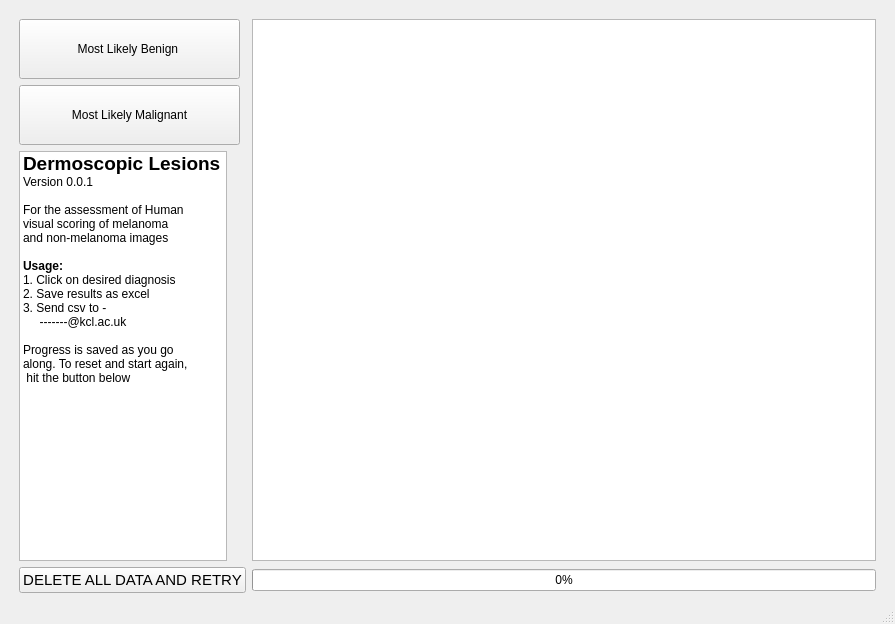
<?xml version="1.0" encoding="UTF-8"?>
<ui version="4.0">
 <class>MainWindow</class>
 <widget class="QMainWindow" name="MainWindow">
  <property name="geometry">
   <rect>
    <x>0</x>
    <y>0</y>
    <width>895</width>
    <height>624</height>
   </rect>
  </property>
  <property name="sizePolicy">
   <sizepolicy hsizetype="Minimum" vsizetype="Minimum">
    <horstretch>0</horstretch>
    <verstretch>0</verstretch>
   </sizepolicy>
  </property>
  <property name="windowTitle">
   <string>MainWindow</string>
  </property>
  <property name="tabShape">
   <enum>QTabWidget::Rounded</enum>
  </property>
  <widget class="QWidget" name="centralwidget">
   <layout class="QGridLayout" name="gridLayout">
    <item row="1" column="1">
     <widget class="QPushButton" name="btn1">
      <property name="minimumSize">
       <size>
        <width>211</width>
        <height>60</height>
       </size>
      </property>
      <property name="maximumSize">
       <size>
        <width>221</width>
        <height>16777215</height>
       </size>
      </property>
      <property name="text">
       <string>Most Likely Benign </string>
      </property>
     </widget>
    </item>
    <item row="3" column="4">
     <spacer name="horizontalSpacer_2">
      <property name="orientation">
       <enum>Qt::Horizontal</enum>
      </property>
      <property name="sizeType">
       <enum>QSizePolicy::Fixed</enum>
      </property>
      <property name="sizeHint" stdset="0">
       <size>
        <width>10</width>
        <height>10</height>
       </size>
      </property>
     </spacer>
    </item>
    <item row="2" column="1">
     <widget class="QPushButton" name="btn2">
      <property name="minimumSize">
       <size>
        <width>211</width>
        <height>60</height>
       </size>
      </property>
      <property name="maximumSize">
       <size>
        <width>221</width>
        <height>16777215</height>
       </size>
      </property>
      <property name="text">
       <string>Most Likely Malignant</string>
      </property>
     </widget>
    </item>
    <item row="3" column="0">
     <spacer name="horizontalSpacer">
      <property name="orientation">
       <enum>Qt::Horizontal</enum>
      </property>
      <property name="sizeType">
       <enum>QSizePolicy::Fixed</enum>
      </property>
      <property name="sizeHint" stdset="0">
       <size>
        <width>10</width>
        <height>10</height>
       </size>
      </property>
     </spacer>
    </item>
    <item row="5" column="3">
     <widget class="QProgressBar" name="progressBar">
      <property name="value">
       <number>0</number>
      </property>
     </widget>
    </item>
    <item row="1" column="3" rowspan="4">
     <widget class="QGraphicsView" name="graphicsView">
      <property name="sizePolicy">
       <sizepolicy hsizetype="Minimum" vsizetype="Minimum">
        <horstretch>0</horstretch>
        <verstretch>0</verstretch>
       </sizepolicy>
      </property>
      <property name="minimumSize">
       <size>
        <width>605</width>
        <height>455</height>
       </size>
      </property>
      <property name="verticalScrollBarPolicy">
       <enum>Qt::ScrollBarAlwaysOff</enum>
      </property>
      <property name="horizontalScrollBarPolicy">
       <enum>Qt::ScrollBarAlwaysOff</enum>
      </property>
      <property name="interactive">
       <bool>false</bool>
      </property>
     </widget>
    </item>
    <item row="0" column="1">
     <spacer name="verticalSpacer">
      <property name="orientation">
       <enum>Qt::Vertical</enum>
      </property>
      <property name="sizeType">
       <enum>QSizePolicy::Fixed</enum>
      </property>
      <property name="sizeHint" stdset="0">
       <size>
        <width>10</width>
        <height>10</height>
       </size>
      </property>
     </spacer>
    </item>
    <item row="3" column="1" rowspan="2">
     <widget class="QListWidget" name="listWidget">
      <property name="enabled">
       <bool>true</bool>
      </property>
      <property name="minimumSize">
       <size>
        <width>199</width>
        <height>280</height>
       </size>
      </property>
      <property name="maximumSize">
       <size>
        <width>208</width>
        <height>16777215</height>
       </size>
      </property>
      <property name="font">
       <font>
        <kerning>true</kerning>
       </font>
      </property>
      <property name="focusPolicy">
       <enum>Qt::NoFocus</enum>
      </property>
      <property name="autoFillBackground">
       <bool>true</bool>
      </property>
      <property name="frameShape">
       <enum>QFrame::StyledPanel</enum>
      </property>
      <property name="frameShadow">
       <enum>QFrame::Sunken</enum>
      </property>
      <property name="lineWidth">
       <number>1</number>
      </property>
      <property name="midLineWidth">
       <number>0</number>
      </property>
      <property name="verticalScrollBarPolicy">
       <enum>Qt::ScrollBarAlwaysOff</enum>
      </property>
      <property name="horizontalScrollBarPolicy">
       <enum>Qt::ScrollBarAlwaysOff</enum>
      </property>
      <property name="autoScroll">
       <bool>false</bool>
      </property>
      <property name="editTriggers">
       <set>QAbstractItemView::NoEditTriggers</set>
      </property>
      <property name="showDropIndicator" stdset="0">
       <bool>false</bool>
      </property>
      <property name="dragEnabled">
       <bool>false</bool>
      </property>
      <property name="selectionMode">
       <enum>QAbstractItemView::NoSelection</enum>
      </property>
      <property name="spacing">
       <number>1</number>
      </property>
      <item>
       <property name="text">
        <string>Dermoscopic Lesions</string>
       </property>
       <property name="font">
        <font>
         <pointsize>14</pointsize>
         <weight>75</weight>
         <bold>true</bold>
        </font>
       </property>
      </item>
      <item>
       <property name="text">
        <string>Version 0.0.1</string>
       </property>
      </item>
      <item>
       <property name="text">
        <string/>
       </property>
      </item>
      <item>
       <property name="text">
        <string>For the assessment of Human</string>
       </property>
      </item>
      <item>
       <property name="text">
        <string>visual scoring of melanoma</string>
       </property>
      </item>
      <item>
       <property name="text">
        <string>and non-melanoma images</string>
       </property>
      </item>
      <item>
       <property name="text">
        <string/>
       </property>
      </item>
      <item>
       <property name="text">
        <string>Usage:</string>
       </property>
       <property name="font">
        <font>
         <weight>75</weight>
         <bold>true</bold>
        </font>
       </property>
      </item>
      <item>
       <property name="text">
        <string>1. Click on desired diagnosis</string>
       </property>
      </item>
      <item>
       <property name="text">
        <string>2. Save results as excel</string>
       </property>
      </item>
      <item>
       <property name="text">
        <string>3. Send csv to -</string>
       </property>
      </item>
      <item>
       <property name="text">
        <string>     -------@kcl.ac.uk</string>
       </property>
      </item>
      <item>
       <property name="text">
        <string/>
       </property>
      </item>
      <item>
       <property name="text">
        <string>Progress is saved as you go </string>
       </property>
      </item>
      <item>
       <property name="text">
        <string>along. To reset and start again,</string>
       </property>
      </item>
      <item>
       <property name="text">
        <string> hit the button below</string>
       </property>
      </item>
      <item>
       <property name="text">
        <string/>
       </property>
      </item>
     </widget>
    </item>
    <item row="5" column="1">
     <widget class="QPushButton" name="delete_button">
      <property name="font">
       <font>
        <pointsize>11</pointsize>
       </font>
      </property>
      <property name="text">
       <string>DELETE ALL DATA AND RETRY</string>
      </property>
     </widget>
    </item>
   </layout>
  </widget>
  <widget class="QMenuBar" name="menubar">
   <property name="geometry">
    <rect>
     <x>0</x>
     <y>0</y>
     <width>895</width>
     <height>22</height>
    </rect>
   </property>
  </widget>
  <widget class="QStatusBar" name="statusbar"/>
 </widget>
 <resources/>
 <connections/>
</ui>
